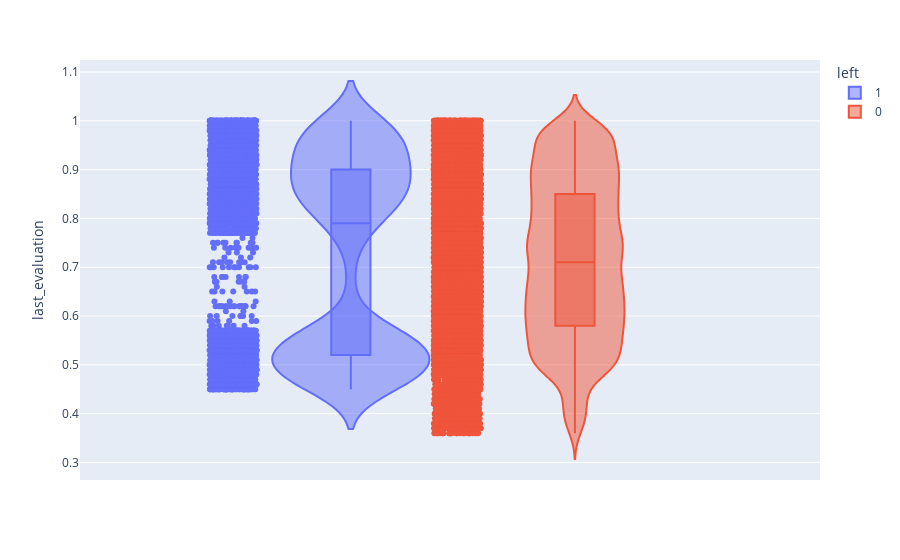

Notebook cell for this chart:
### Markdown cell above
## Influence of last evaluation to left/stay company decision

### Code cell
# create dataframe with last evaluation and left information
df_le = df_data[['last_evaluation', 'left']]

# draw violin chart
fig = px.violin(df_le, y="last_evaluation", color='left', points='all', box=True)
fig.show()

### Figure 1 — Plotly figure (JSON) as saved in the notebook; plotly's stock layout.template omitted (floating-point values rounded to 4 significant figures; data arrays with more than 128 entries replaced by an {"elided": "..."} marker saying what was removed)
{"data": [{"alignmentgroup": "True", "box": {"visible": true}, "hovertemplate": "left=1<br>last_evaluation=%{y}<extra></extra>", "legendgroup": "1", "marker": {"color": "#636efa"}, "name": "1", "offsetgroup": "1", "orientation": "v", "points": "all", "scalegroup": "True", "showlegend": true, "type": "violin", "x0": " ", "xaxis": "x", "y": {"elided": "3571 float values"}, "y0": " ", "yaxis": "y"}, {"alignmentgroup": "True", "box": {"visible": true}, "hovertemplate": "left=0<br>last_evaluation=%{y}<extra></extra>", "legendgroup": "0", "marker": {"color": "#EF553B"}, "name": "0", "offsetgroup": "0", "orientation": "v", "points": "all", "scalegroup": "True", "showlegend": true, "type": "violin", "x0": " ", "xaxis": "x", "y": {"elided": "11428 float values"}, "y0": " ", "yaxis": "y"}], "layout": {"legend": {"title": {"text": "left"}, "tracegroupgap": 0}, "margin": {"t": 60}, "violinmode": "group", "xaxis": {"anchor": "y", "domain": [0, 1]}, "yaxis": {"anchor": "x", "domain": [0, 1], "title": {"text": "last_evaluation"}}}}
